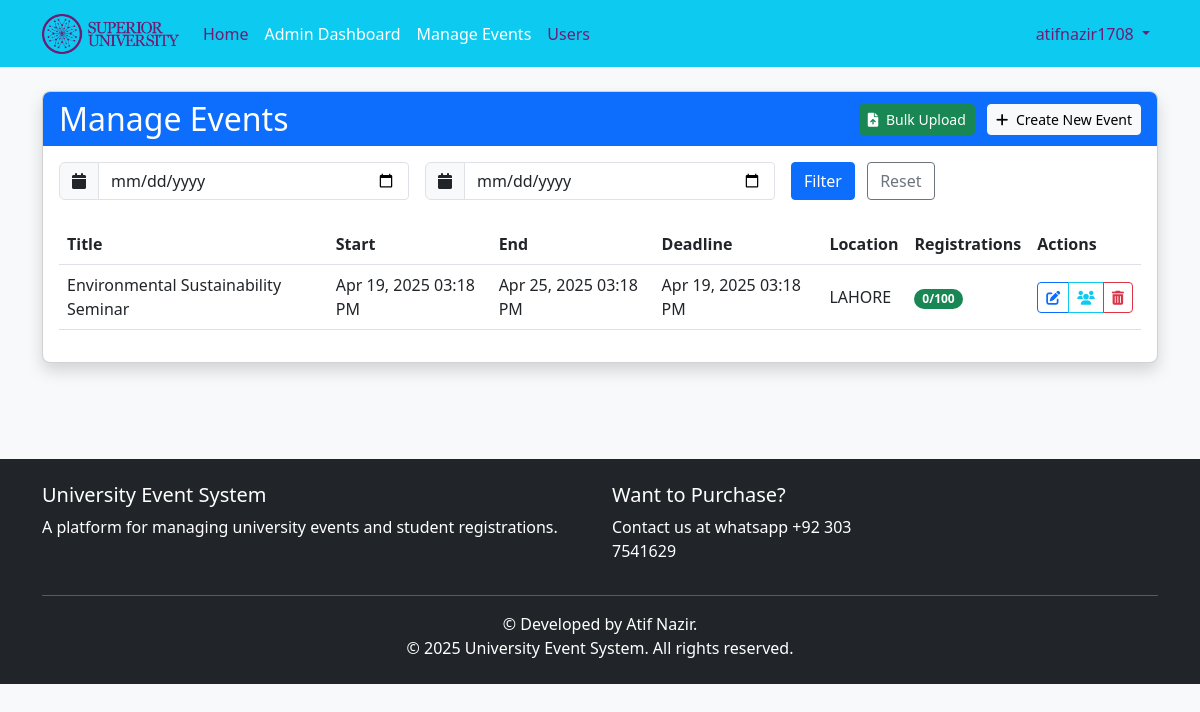
The page /admin/events (signed in) on the database as committed earlier.
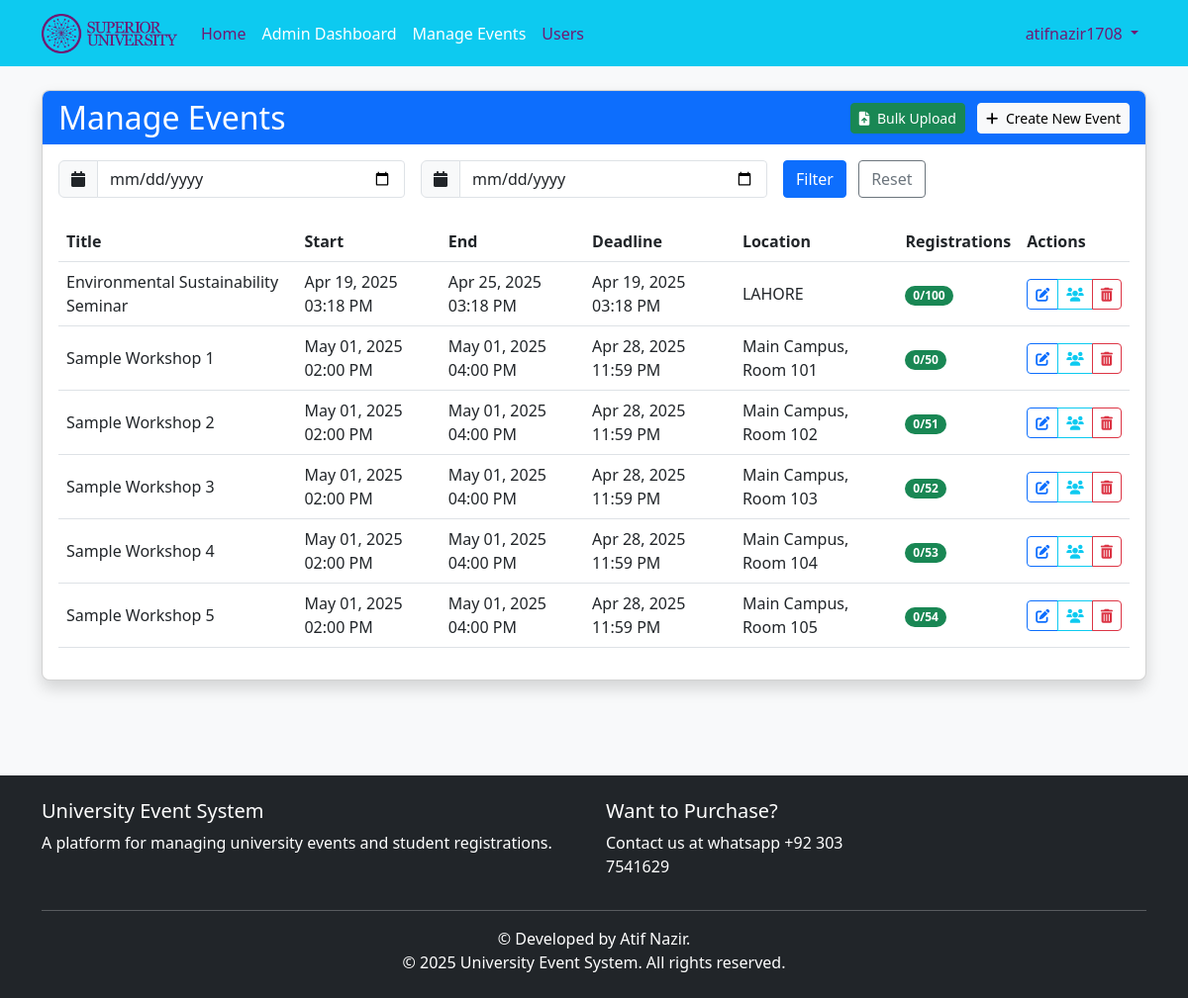
The same page on the database as committed later.
### app/models.py (models this page shows, shortened)
class Event(db.Model):
    id = db.Column(db.Integer, primary_key=True)
    title = db.Column(db.String(100), nullable=False)
    description = db.Column(db.Text, nullable=False)
    date = db.Column(db.DateTime, nullable=False)  # Start Date
    end_date = db.Column(db.DateTime, nullable=True)
    registration_deadline = db.Column(db.DateTime, nullable=True)  # New Field
    location = db.Column(db.String(100), nullable=False)
    max_participants = db.Column(db.Integer, nullable=False)
    created_at = db.Column(db.DateTime, default=datetime.utcnow)
    updated_at = db.Column(db.DateTime, default=datetime.utcnow, onupdate=datetime.utcnow)
    registrations = db.relationship('Registration', backref='event', lazy=True, cascade="all, delete-orphan")
    @property
    def registration_count(self):
        return Registration.query.filter_by(event_id=self.id).count()
    @property
    def is_full(self):
        return self.registration_count >= self.max_participants

### app/routes/admin.py (the view)
@admin.route('/events')
@admin_required
def events():
    page = request.args.get('page', 1, type=int)
    date_from = request.args.get('date_from')
    date_to = request.args.get('date_to')
    query = Event.query.order_by(Event.date.asc())
    if date_from:
        try:
            date_from = datetime.strptime(date_from, '%Y-%m-%d')
            query = query.filter(Event.date >= date_from)
        except ValueError:
            pass
    if date_to:
        try:
            date_to = datetime.strptime(date_to, '%Y-%m-%d')
            query = query.filter(Event.date <= date_to)
        except ValueError:
            pass
    events = query.paginate(page=page, per_page=10)
    return render_template('admin/events.html', title='Manage Events', events=events)

### app/models.py (called while the page is built)
@login_manager.user_loader
def load_user(user_id):
    return User.query.get(int(user_id))

    def is_admin(self):
        return self.role == 'admin'

### app/routes/admin.py (called while the page is built)
def get_new_registration_count():
    return Registration.query.filter_by(admin_viewed=False).count()

@admin.context_processor
def inject_new_registration_count():
    if current_user.is_authenticated and current_user.is_admin():
        return {'new_registration_count': get_new_registration_count()}
    return {'new_registration_count': 0}

### app/utils/helpers.py (called while the page is built)
def admin_required(f):
    @wraps(f)  # Add this line to preserve the original function name
    def decorated_function(*args, **kwargs):
        if not current_user.is_admin():
            abort(403)  # Forbidden if not an admin
        return f(*args, **kwargs)
    return decorated_function

### app/templates/admin/events.html (shortened to what the changed rows need)
{% extends "base.html" %}
{% block content %}
<div class="row mb-4">
    <div class="col-md-12">
        <div class="card shadow">
            <div class="card-header bg-primary text-white d-flex justify-content-between align-items-center">
                <h2 class="card-title mb-0">Manage Events</h2>
            </div>
            <div class="card-body">
                {% if events.items %}
                    <div class="table-responsive">
                        <table class="table table-hover align-middle">
                            <thead>
                                <tr>
                                    <th>Title</th>
                                    <th>Start</th>
                                    <th>End</th>
                                    <th>Deadline</th>
                                    <th>Location</th>
                                    <th>Registrations</th>
                                    <th>Actions</th>
                                </tr>
                            </thead>
                            <tbody>
                                {% for event in events.items %}
                                <tr>
                                    <td>{{ event.title }}</td>
                                    <td>{{ event.date.strftime('%b %d, %Y %I:%M %p') }}</td>
                                    <td>{{ event.end_date.strftime('%b %d, %Y %I:%M %p') if event.end_date else 'N/A' }}</td>
                                    <td>{{ event.registration_deadline.strftime('%b %d, %Y %I:%M %p') if event.registration_deadline else 'N/A' }}</td>
                                    <td>{{ event.location }}</td>
                                    <td>
                                        <span class="badge rounded-pill {% if event.is_full %}bg-danger{% elif event.registration_count > event.max_participants * 0.7 %}bg-warning{% else %}bg-success{% endif %}">
                                            {{ event.registration_count }}/{{ event.max_participants }}
                                        </span>
                                    </td>
                                    <td>
                                        <div class="btn-group btn-group-sm">
                                            <a href="{{ url_for('admin.edit_event', event_id=event.id) }}" class="btn btn-outline-primary" title="Edit">
                                                <i class="fas fa-edit"></i>
                                            </a>
                                            <a href="{{ url_for('admin.event_registrations', event_id=event.id) }}" class="btn btn-outline-info" title="Registrations">
                                                <i class="fas fa-users"></i>
                                            </a>
                                            <button class="btn btn-outline-danger" data-bs-toggle="modal" data-bs-target="#deleteEventModal{{ event.id }}" title="Delete">
                                                <i class="fas fa-trash-alt"></i>
                                            </button>
                                        </div>
                                    </td>
                                </tr>
                                {% endfor %}
                            </tbody>
                        </table>
                    </div>
                {% else %}
                    <div class="alert alert-info text-center">
                        <i class="fas fa-info-circle me-2"></i>No events found.
                    </div>
                {% endif %}
            </div>
        </div>
    </div>
</div>
{% endblock %}

Rows that differ between the two databases and show on the page:
added Event: title "Sample Workshop 1", date "May 01, 2025 02:00 PM", end_date "May 01, 2025 04:00 PM", registration_deadline "Apr 28, 2025 11:59 PM", location "Main Campus, Room 101", registration_count "0", max_participants "50"
added Event: title "Sample Workshop 2", date "May 01, 2025 02:00 PM", end_date "May 01, 2025 04:00 PM", registration_deadline "Apr 28, 2025 11:59 PM", location "Main Campus, Room 102", registration_count "0", max_participants "51"
added Event: title "Sample Workshop 3", date "May 01, 2025 02:00 PM", end_date "May 01, 2025 04:00 PM", registration_deadline "Apr 28, 2025 11:59 PM", location "Main Campus, Room 103", registration_count "0", max_participants "52"
added Event: title "Sample Workshop 4", date "May 01, 2025 02:00 PM", end_date "May 01, 2025 04:00 PM", registration_deadline "Apr 28, 2025 11:59 PM", location "Main Campus, Room 104", registration_count "0", max_participants "53"
added Event: title "Sample Workshop 5", date "May 01, 2025 02:00 PM", end_date "May 01, 2025 04:00 PM", registration_deadline "Apr 28, 2025 11:59 PM", location "Main Campus, Room 105", registration_count "0", max_participants "54"
